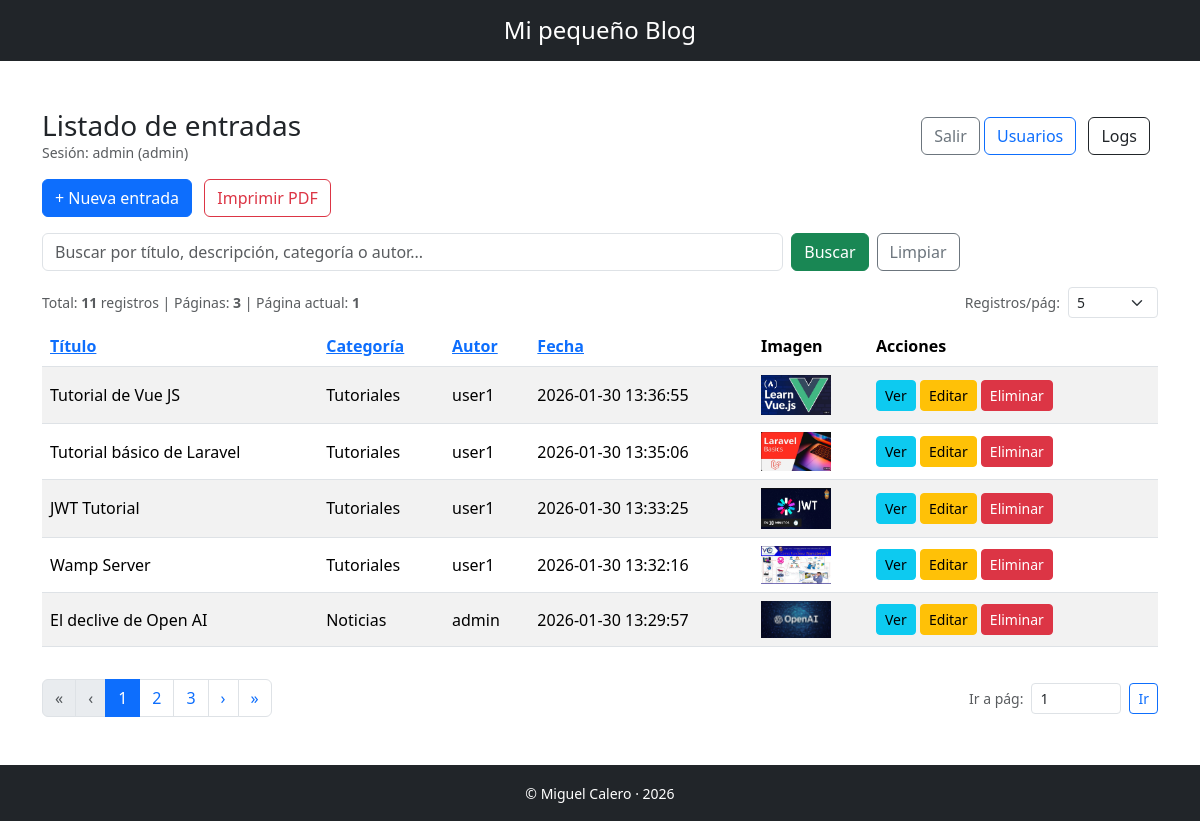
Screenshot of /index.php?controller=entrada&action=listar (signed in) with the database file from the repository.
### tables this page shows
CREATE TABLE IF NOT EXISTS `usuarios` (
  `id` int NOT NULL AUTO_INCREMENT,
  `nick` varchar(50) NOT NULL,
  `nombre` varchar(100) NOT NULL,
  `apellidos` varchar(150) NOT NULL,
  `email` varchar(120) NOT NULL,
  `password` varchar(255) NOT NULL,
  `imagen_avatar` varchar(255) DEFAULT NULL,
  `perfil` enum('admin','user') NOT NULL DEFAULT 'user',
  PRIMARY KEY (`id`),
  UNIQUE KEY `nick` (`nick`),
  UNIQUE KEY `email` (`email`)
);

CREATE TABLE IF NOT EXISTS `entradas` (
  `id` int NOT NULL AUTO_INCREMENT,
  `usuario_id` int NOT NULL,
  `categoria_id` int NOT NULL,
  `titulo` varchar(200) NOT NULL,
  `imagen` varchar(255) DEFAULT NULL,
  `descripcion` text NOT NULL,
  `fecha` datetime NOT NULL DEFAULT CURRENT_TIMESTAMP,
  PRIMARY KEY (`id`),
  KEY `fk_entradas_usuario` (`usuario_id`),
  KEY `fk_entradas_categoria` (`categoria_id`)
);

CREATE TABLE IF NOT EXISTS `categorias` (
  `id` int NOT NULL AUTO_INCREMENT,
  `nombre` varchar(100) NOT NULL,
  PRIMARY KEY (`id`),
  UNIQUE KEY `nombre` (`nombre`)
);

### app/Views/entradas/listar.php (the view, shortened to what the rows shown need)
<?php
$user = Auth::user();
$ordenActual = $_GET['orden'] ?? 'fecha';
$dirActual   = $_GET['dir'] ?? 'desc';
$qActual     = trim($_GET['q'] ?? '');
$pageActual       = $paginacion['page'] ?? 1;
$perPageActual    = $paginacion['perPage'] ?? 5;
function nextDir(string $orden, string $ordenActual, string $dirActual): string
{
    if ($orden !== $ordenActual) return 'asc';
    return ($dirActual === 'asc') ? 'desc' : 'asc';
}
function h(string $s): string
{
    return htmlspecialchars($s, ENT_QUOTES, 'UTF-8');
}
function linkOrden(string $campo, string $ordenActual, string $dirActual, string $qActual, int $pageActual, int $perPageActual): string
{
    $dir = nextDir($campo, $ordenActual, $dirActual);
    return "index.php?controller=entrada&action=listar"
        . "&orden=" . urlencode($campo)
        . "&dir=" . urlencode($dir)
        . "&q=" . urlencode($qActual)
        . "&page=" . (int)$pageActual
        . "&perPage=" . (int)$perPageActual;
}
?>
<!doctype html>
<html lang="es">
<head>
    <link href="https://cdn.jsdelivr.net/npm/bootstrap@5.3.3/dist/css/bootstrap.min.css" rel="stylesheet">
</head>
<body class="d-flex flex-column min-vh-100">
    <?php require __DIR__ . '/../layout/header.php'; ?>
    <main class="flex-grow-1">
        <div class="container py-4 text-center">
            <div class="d-flex justify-content-between align-items-center mb-3">
                <div class="text-start">
                    <h1 class="h3 mb-0"><?= h($titulo) ?></h1>
                    <div class="text-muted small">
                        Sesión: <?= h($user['nick']) ?> (<?= h($user['perfil']) ?>)
                    </div>
                </div>
            </div>
            <div class="table-responsive text-start">
                <table class="table table-striped align-middle">
                    <thead>
                        <tr>
                            <th>
                                <a href="<?= h(linkOrden('titulo', $ordenActual, $dirActual, $qActual, $pageActual, $perPageActual)) ?>">Título</a>
                            </th>
                            <th>
                                <a href="<?= h(linkOrden('categoria', $ordenActual, $dirActual, $qActual, $pageActual, $perPageActual)) ?>">Categoría</a>
                            </th>
                            <th>
                                <a href="<?= h(linkOrden('autor', $ordenActual, $dirActual, $qActual, $pageActual, $perPageActual)) ?>">Autor</a>
                            </th>
                            <th>
                                <a href="<?= h(linkOrden('fecha', $ordenActual, $dirActual, $qActual, $pageActual, $perPageActual)) ?>">Fecha</a>
                            </th>
                            <th>Imagen</th>
                            <th style="width: 290px;">Acciones</th>
                        </tr>
                    </thead>
                    <tbody>
                        <?php if (empty($entradas)): ?>
                            <tr>
                                <td colspan="6" class="text-center text-muted">No hay entradas.</td>
                            </tr>
                        <?php else: ?>
                            <?php foreach ($entradas as $e): ?>
                                <tr>
                                    <td><?= h($e['titulo']) ?></td>
                                    <td><?= h($e['categoria_nombre']) ?></td>
                                    <td><?= h($e['autor_nick']) ?></td>
                                    <td><?= h($e['fecha']) ?></td>
                                    <td>
                                        <?php if (!empty($e['imagen'])): ?>
                                            <img src="uploads/<?= h($e['imagen']) ?>" style="width:70px; height:auto;">
                                        <?php else: ?>
                                            <span class="text-muted">—</span>
                                        <?php endif; ?>
                                    </td>
                                    <td>
                                        <a class="btn btn-sm btn-info"
                                            href="index.php?controller=entrada&action=detalle&id=<?= (int)$e['id'] ?>">
                                            Ver
                                        </a>
                                        <?php
                                        $puedeEditar = Auth::isAdmin() || ((int)$e['usuario_id'] === (int)$user['id']);
                                        $urlEditar = "index.php?controller=entrada&action=editar&id=" . (int)$e['id'];
                                        $urlEliminar = "index.php?controller=entrada&action=eliminar&id=" . (int)$e['id'];
                                        ?>
                                        <?php if ($puedeEditar): ?>
                                            <button type="button"
                                                class="btn btn-sm btn-warning btn-confirm"
                                                data-bs-toggle="modal"
                                                data-bs-target="#confirmModal"
                                                data-action-url="<?= h($urlEditar) ?>"
                                                data-action-type="editar"
                                                data-entry-title="<?= h($e['titulo']) ?>">
                                                Editar
                                            </button>
                                            <button type="button"
                                                class="btn btn-sm btn-danger btn-confirm"
                                                data-bs-toggle="modal"
                                                data-bs-target="#confirmModal"
                                                data-action-url="<?= h($urlEliminar) ?>"
                                                data-action-type="eliminar"
                                                data-entry-title="<?= h($e['titulo']) ?>">
                                                Eliminar
                                            </button>
                                        <?php endif; ?>
                                    </td>
                                </tr>
                            <?php endforeach; ?>
                        <?php endif; ?>
                    </tbody>
                </table>
            </div>
        </div>
    </main>
</body>
</html>

### rows the page displays
usuarios: nick "admin"
entradas: titulo "Tutorial de Vue JS", categoria.nombre "Tutoriales", usuario.nick "user1", fecha "2026-01-30 13:36:55", imagen (picture)
entradas: titulo "Tutorial básico de Laravel", categoria.nombre "Tutoriales", usuario.nick "user1", fecha "2026-01-30 13:35:06", imagen (picture)
entradas: titulo "JWT Tutorial", categoria.nombre "Tutoriales", usuario.nick "user1", fecha "2026-01-30 13:33:25", imagen (picture)
entradas: titulo "Wamp Server", categoria.nombre "Tutoriales", usuario.nick "user1", fecha "2026-01-30 13:32:16", imagen (picture)
entradas: titulo "El declive de Open AI", categoria.nombre "Noticias", usuario.nick "admin", fecha "2026-01-30 13:29:57", imagen (picture)

### other values shown
$titulo "Listado de entradas"
$totalRegistros "11"
$totalPaginas "3"
$pageActual "1"
form field perPage "5"
